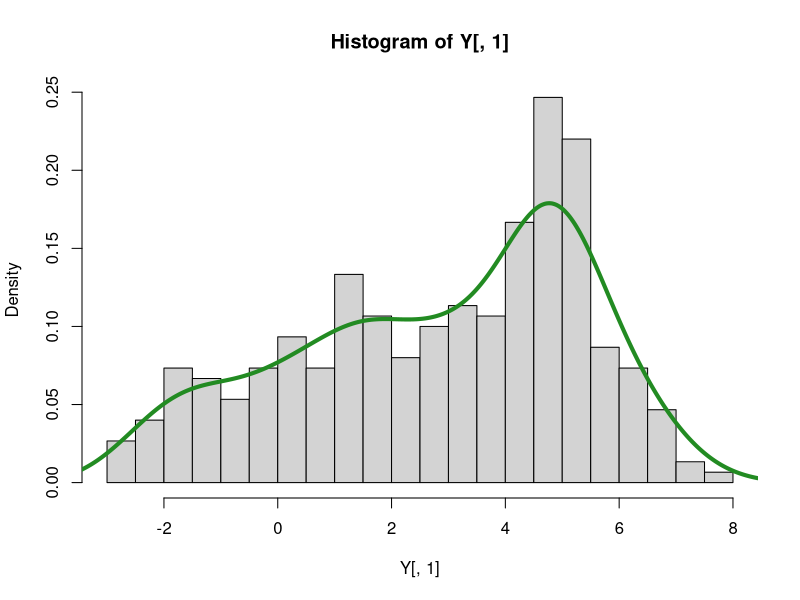

Reproduce this figure in R.
## ---- chunk 1
knitr::opts_chunk$set(echo = TRUE)
## ---- chunk 2
#import data
Y <- as.matrix(read.table('ExJ42.txt',header = T))
head(Y)
## ---- chunk 3
# histogram
hist(Y[,1],breaks = round(sqrt(300)),prob = T)
# kernel smoother superimposition
density_estimate <- density(Y)
# Overlay the density curve on the histogram (adjust line color as needed)
lines(density_estimate$x, density_estimate$y, col="forestgreen", lwd=4)
